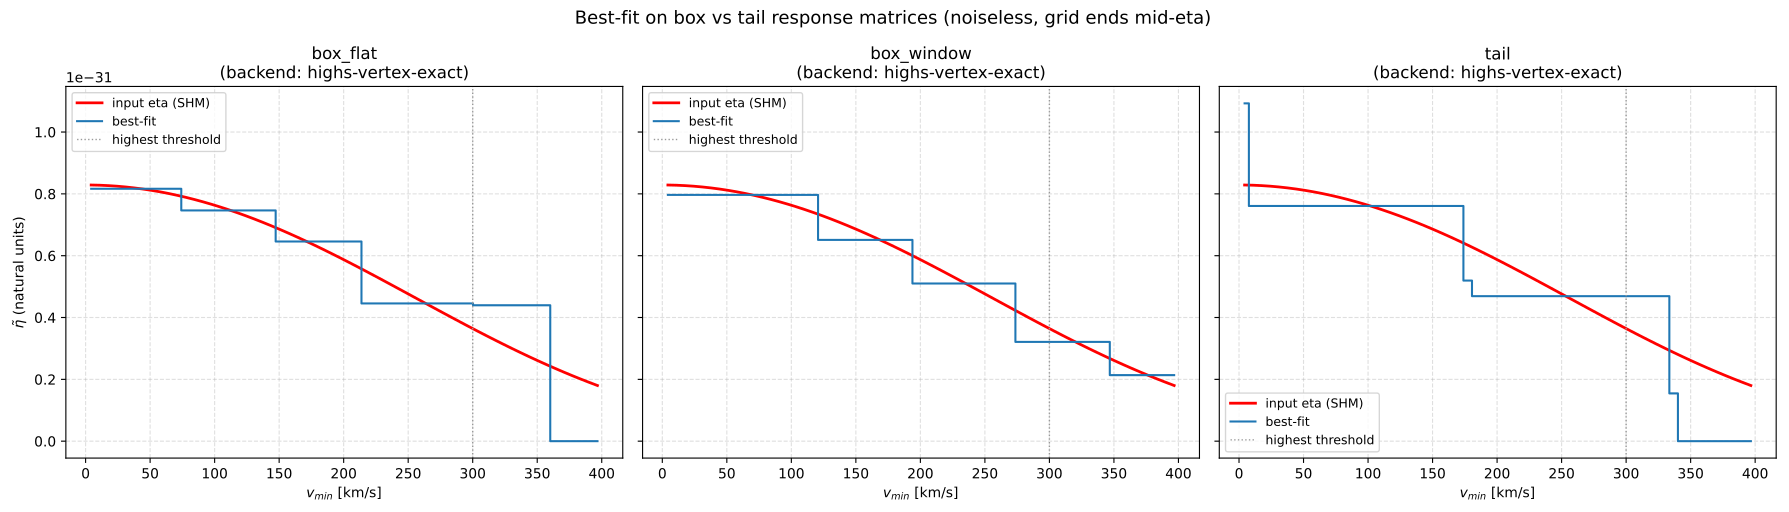

The Python source for this figure:
"""Best-fit estimator test on tail-free 'box' response matrices.

Isolated sandbox (see README). Imports only the production *solver* path
(condition + run_optimize_qp) and the SHM halo model, read-only. Builds its own
synthetic response matrices, forward-models noiseless counts from a known
monotone eta, runs the best-fit inverse, and checks whether the recovered
staircase meets eta at the high-v_min edge of the window.

    python box_test.py
"""

from __future__ import annotations

import numpy as np
import matplotlib
matplotlib.use("Agg")
import matplotlib.pyplot as plt

# --- production pieces under test (read-only use) --------------------------
from quantum_sensor.optimizer import run_optimize_qp
from quantum_sensor.model import condition
from quantum_sensor.config import CONDITION_C
from quantum_sensor.eta_models import eta as eta_model
from quantum_sensor.constants import DM_MASS


# ---------------------------------------------------------------------------
# Geometry: rows = energy bins, cols = v_min intervals.
# The grid deliberately ENDS while eta is still positive (v_hi < v_esc+v_e),
# so the "last column" is a genuine test of the high-v_min edge -- exactly the
# situation created by the production per-row 1-alpha window cut.
# ---------------------------------------------------------------------------
N_EBINS = 5
N_VMIN = 60
V_LO, V_HI = 1.0, 400.0          # ends mid-eta (SHM reaches ~770 km/s)
MASS_TAG = "2"                    # 100 MeV


def vmin_grid(n=N_VMIN, lo=V_LO, hi=V_HI):
    edges = np.linspace(lo, hi, n + 1)
    mid = 0.5 * (edges[:-1] + edges[1:])
    width = np.diff(edges)
    return mid, width


def thresholds(n_ebins=N_EBINS, lo=V_LO, hi=V_HI):
    """Per-energy-bin kinematic v_min threshold, spread across the grid.

    Higher energy deposition -> higher threshold, so the highest bin only sees
    the high-v_min part of eta (where the undershoot is observed)."""
    return np.linspace(lo, 0.75 * hi, n_ebins)


def build_matrix(kind, vmid, width, thr, tail_len=40.0, box_w=120.0):
    """Synthetic response matrix M[i,j] = R_i(vmid_j) * width_j.

    kind:
      'box_flat'   R_i = 1 for v >= thr_i, hard 0 past the grid edge (NO decay)
      'box_window' R_i = 1 on [thr_i, thr_i + box_w], else 0
      'tail'       R_i = exp(-(v-thr_i)/tail_len) for v >= thr_i  (control)
    """
    M = np.zeros((len(thr), len(vmid)))
    for i, t in enumerate(thr):
        above = vmid >= t
        if kind == "box_flat":
            r = np.where(above, 1.0, 0.0)
        elif kind == "box_window":
            r = np.where(above & (vmid <= t + box_w), 1.0, 0.0)
        elif kind == "tail":
            r = np.where(above, np.exp(-(vmid - t) / tail_len), 0.0)
        else:
            raise ValueError(kind)
        M[i] = r * width
    return M


def true_eta(vmid, mass_tag=MASS_TAG):
    """SHM eta on the grid (production model), monotone non-increasing."""
    return eta_model("Halo", DM_MASS[mass_tag], vmid)


def best_fit(M, eta, target_counts=1000.0):
    """The production best-fit: exact-fit minimal-total-flux monotone vertex.

    Noiseless self-consistent data (data = exposure * M @ eta) so this
    exercises the Stage-0 exact-fit vertex -- i.e. the best-fit estimator
    itself, with no Poisson noise in the way. An exposure scales the raw
    response to realistic counts (~target_counts max), as the production
    forward model does; the recovered flux is independent of it."""
    exposure = target_counts / float((M @ eta).max())
    m_phys = exposure * M
    signal = m_phys @ eta
    m_cond, data, bkg, unscale = condition(m_phys, signal,
                                           np.zeros_like(signal), c=CONDITION_C)
    res = run_optimize_qp(m_cond, data, bkg, M.shape[1])
    return unscale(res.x), res


def plot_matrices(vmid, width, thr, kinds):
    """Show the test response matrices actually fed to the best-fit.

    Top row: per-energy-bin response curves R_i(v_min) = M[i,j]/width_j (the
    box vs tail shape). Bottom row: the matrix M[i,j] as a heatmap."""
    fig, axes = plt.subplots(2, len(kinds), figsize=(18, 8),
                             gridspec_kw={"height_ratios": [1, 1.1]})
    colors = plt.cm.viridis(np.linspace(0, 0.85, len(thr)))
    for c, kind in enumerate(kinds):
        M = build_matrix(kind, vmid, width, thr)
        R = M / width                       # back out R_i(v_min) (drop integ. weight)

        ax = axes[0, c]
        for i, t in enumerate(thr):
            ax.plot(vmid, R[i], color=colors[i], lw=1.8,
                    label=f"bin {i} (thr {t:.0f})")
        ax.set_title(f"{kind}: response functions $R_i(v_{{min}})$")
        ax.set_xlabel(r"$v_{min}$ [km/s]")
        if c == 0:
            ax.set_ylabel(r"$R_i(v_{min})$")
        ax.grid(True, ls="--", alpha=0.4)
        ax.legend(fontsize=8)

        ax = axes[1, c]
        im = ax.imshow(M, aspect="auto", origin="lower", cmap="magma",
                       extent=[vmid[0], vmid[-1], -0.5, len(thr) - 0.5])
        ax.set_title(f"{kind}: matrix $M[i,j]$")
        ax.set_xlabel(r"$v_{min}$ [km/s]")
        if c == 0:
            ax.set_ylabel("energy bin $i$")
        ax.set_yticks(range(len(thr)))
        fig.colorbar(im, ax=ax, fraction=0.046, pad=0.04)
    fig.suptitle("Test response matrices fed to the best-fit", fontsize=13)
    fig.tight_layout()
    out = "box_test_matrices.pdf"
    fig.savefig(out, bbox_inches="tight")
    print(f"saved {out}")


# ---------------------------------------------------------------------------
def main():
    vmid, width = vmin_grid()
    thr = thresholds()
    eta = true_eta(vmid)

    kinds = ["box_flat", "box_window", "tail"]
    plot_matrices(vmid, width, thr, kinds)
    fig, axes = plt.subplots(1, 3, figsize=(18, 5.2), sharey=True)
    print(f"grid: {N_VMIN} cols, v_min {V_LO:.0f}-{V_HI:.0f} km/s  "
          f"(eta(v_hi) = {eta[-1]:.3e}, eta(v_lo) = {eta[0]:.3e})")
    print(f"thresholds (km/s): {np.array2string(thr, precision=0)}\n")

    for ax, kind in zip(axes, kinds):
        M = build_matrix(kind, vmid, width, thr)
        x, res = best_fit(M, eta)

        # last-step report + tie-break diagnosis: the true eta reproduces the
        # data exactly (it IS on the chi2=0 face); the best-fit is chosen over
        # it only because it has smaller total flux. So any undershoot is a
        # tie-break artifact, not a data/fit limitation.
        k = 5
        rel = np.where(eta[-k:] > 0, x[-k:] / eta[-k:], np.nan)
        residual = np.linalg.norm(M @ x - M @ eta) / np.linalg.norm(M @ eta)
        print(f"[{kind}] backend={res.backend}  "
              f"||M x - M eta|| / ||M eta|| = {residual:.1e}  "
              f"(eta is on the chi2=0 face)")
        print(f"    total flux  sum(x)/sum(eta) = {x.sum() / eta.sum():.3f}"
              f"   last {k} steps x/eta = "
              f"{np.array2string(rel, precision=2, floatmode='fixed')}")

        ax.plot(vmid, eta, color="red", lw=2, label="input eta (SHM)")
        ax.step(vmid, x, where="mid", color="C0", lw=1.5, label="best-fit")
        ax.axvline(thr[-1], color="0.6", ls=":", lw=1,
                   label="highest threshold")
        ax.set_xlabel(r"$v_{min}$ [km/s]")
        ax.set_title(f"{kind}\n(backend: {res.backend})")
        ax.grid(True, ls="--", alpha=0.4)
        ax.legend(fontsize=9)
    axes[0].set_ylabel(r"$\tilde{\eta}$ (natural units)")
    fig.suptitle("Best-fit on box vs tail response matrices "
                 "(noiseless, grid ends mid-eta)", fontsize=13)
    fig.tight_layout()
    out = "box_test.pdf"
    fig.savefig(out, bbox_inches="tight")
    print(f"\nsaved {out}")


if __name__ == "__main__":
    main()
